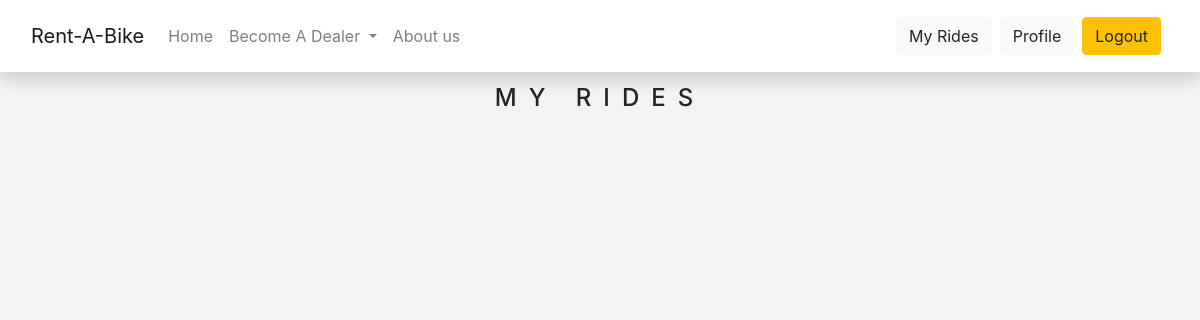
Page /customer/myrides/ (signed in) on the earlier database version.
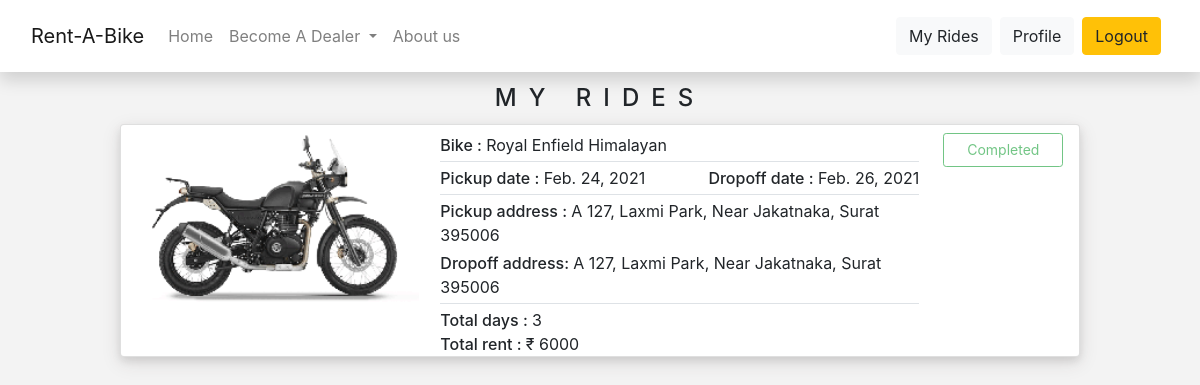
Same page on the later database version.
### bike/models.py (models this page shows, shortened)
class Booking(models.Model):
    booking_id = models.IntegerField(primary_key=True, auto_created=True)
    bike = models.ForeignKey(Bike,on_delete=models.CASCADE, default='')
    customer = models.ForeignKey('customer.Customer',on_delete=models.CASCADE, default='')
    pickup_date = models.DateField(auto_now=False, auto_now_add=False)
    dropoff_date = models.DateField(auto_now=False, auto_now_add=False)
    is_completed = models.BooleanField(default=False)
    total_days = models.PositiveIntegerField(default=0)
    total_rent = models.PositiveIntegerField(default=0)

class Bike(models.Model):
    bike_id = models.IntegerField(primary_key=True, auto_created=True)
    owner = models.ForeignKey(Dealer, on_delete=models.CASCADE)
    bike_company = models.CharField(max_length=20, default=None)
    bike_model = models.CharField(max_length=30, default=None)
    reg_number = models.CharField(max_length=10, default='')
    seat_capacity = models.DecimalField(decimal_places=0, max_digits=1, default=2)
    bike_location = models.ForeignKey('bikerental.Location', on_delete=models.CASCADE, default='')
    rent_per_day = models.PositiveIntegerField(default=0,max_length=None)
    driven_kms = models.PositiveIntegerField(default=0, max_length=None)
    is_confirmed = models.BooleanField(default=False)
    is_on_halt = models.BooleanField(default=False)
    pickup_add = models.TextField(default='')
    dropoff_add = models.TextField(default='')
    image = models.ImageField(default=None, upload_to='bike_pics')

### customer/views.py (the view)
# urls.py: path('myrides/', views.my_rides, name='customer-myrides'),
@login_required
def my_rides(request):
    all_booking = list(Booking.objects.all())
    loggedin_userid = request.user.id
    user_booking = []
    count = 0
    for b in all_booking:
        if str(b.customer.user_id) == str(loggedin_userid):
            if date.today() > b.dropoff_date:
                b.is_completed = True
                b.save()
            user_booking.append(b)
            count = count + 1
    user_booking.reverse()
    return render(request,'customer/myrides.html',{'user_booking': user_booking})

### customer/templates/customer/myrides.html (shortened to what this page needs)
{% extends 'bikerental/base.html' %}
{% load crispy_forms_tags %}
{% block content %}
<div class="row">
    <legend class="mt-0" id="myridesheading">MY RIDES</legend>
</div>
{% for booking in user_booking %}
<div class="row card no-gutters">
    <div class="col-4">
        <img src="{{ booking.bike.image.url }}" alt="" class="bikeimg">
    </div>
    <div class="col-6 pl-0">
        <div class="lead mt-2 border-bottom pb-1">Bike : <span>{{ booking.bike.bike_company }} {{booking.bike.bike_model}}</span></div>
        <div class="dates border-bottom py-1">
            <div class="lead">Pickup date : <span>{{ booking.pickup_date }}</span></div>
            <div class="lead">Dropoff date : <span>{{ booking.dropoff_date }}</span></div>
        </div>
        <div class="border-bottom py-1">
            <div class="lead mb-1">Pickup address : <span>{{ booking.bike.pickup_add }}</span></div>
            <div class="lead ">Dropoff address: <span>{{ booking.bike.dropoff_add }}</span></div>
        </div>
        <div class="pt-1">
            <div class="lead">Total days : <span>{{ booking.total_days }}</span></div>
            <div class="lead">Total rent : <span>&#8377 {{ booking.total_rent }}</span></div>
        </div>
    </div>
    <div class="col-2 buttons">
        <div class="pt-2 ml-4">
            {% if booking.is_completed %}
            <button type="button" class="btn btn-outline-success btn-sm myridesbutton" disabled>Completed</button>
            {% else %}
            <button type="button" class="btn btn-outline-danger btn-sm myridesbutton" disabled>Not completed</button>
            {% endif %}
        </div>
        <div class="pt-1 ml-4">
        </div>
    </div>
</div>
{% endfor %}
{% endblock content %}

Differences in the rows shown:
added Booking: bike.image (picture), bike.bike_company "Royal Enfield", bike.bike_model "Himalayan", pickup_date "Feb. 24, 2021", dropoff_date "Feb. 26, 2021", bike.pickup_add "A 127, Laxmi Park, Near Jakatnaka, Surat 395006", bike.dropoff_add "A 127, Laxmi Park, Near Jakatnaka, Surat 395006", total_days "3", total_rent "6000", is_completed "Completed"
